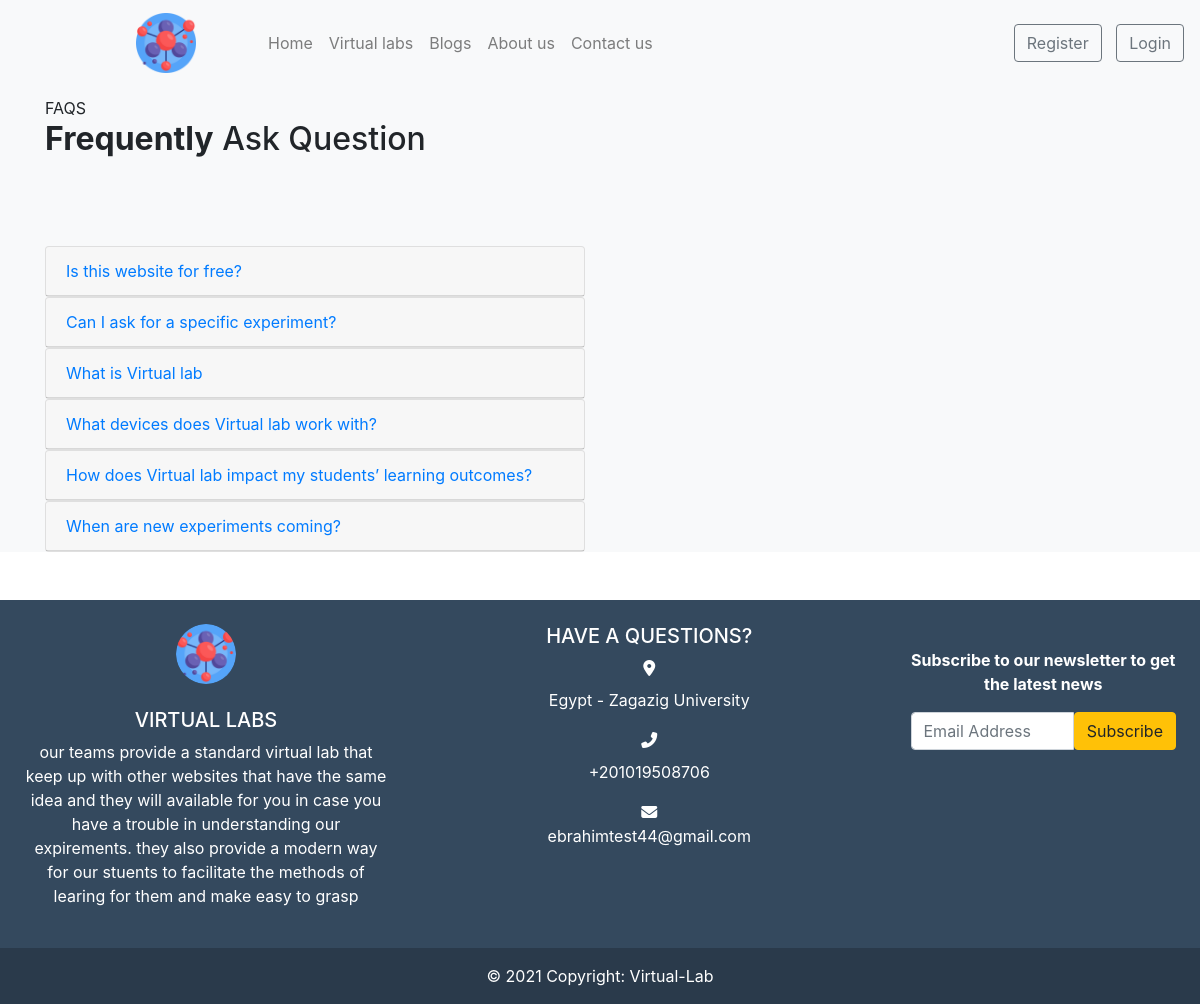
Screenshot of /about/FAQ/ with the database file from the repository.
### settings/models.py (models this page shows, shortened)
class Website(models.Model):
   name = models.CharField(max_length=100)
   description = models.TextField(max_length=1000)
   phone = models.CharField(max_length=20)
   Address = models.CharField(max_length=100)
   email = models.EmailField(max_length=254)
   logo = models.ImageField(upload_to='images/')
   fb_link = models.URLField(max_length=200)
   twitter_link = models.URLField(max_length=200)
   instagram_link = models.URLField(max_length=200)

### about/models.py (models this page shows, shortened)
class FAQ(models.Model):
    title = models.CharField(max_length=200)
    content = models.TextField(max_length=1000)

### about/views.py (the view)
# urls.py: path('FAQ/', FAQ.as_view(), name='FAQ'),
class FAQ(ListView):
    model = FAQ
    def get_context_data(self, **kwargs):
        context = super().get_context_data(**kwargs)
        context["subscriber_form"] = SubscriberForm()
        return context

### settings/forms.py
class SubscriberForm(forms.Form):
    email = forms.EmailField(label='',
                             max_length=100,
                             widget=forms.EmailInput(attrs={'class': 'form-control','placeholder': 'Email Address'}))

### about/templates/about/faq_list.html (shortened to what this page needs)
{% extends "base.html" %}
{% load static %}
{% block body %}
<head>
    <link rel="stylesheet" href="https://cdn.jsdelivr.net/npm/bootstrap@4.6.0/dist/css/bootstrap.min.css"
>
    <link rel="stylesheet" href='{% static "css/style.css" %}'>
</head>
<section class="ftco-section bg-light mt-5">
    <div class="container ">
        <div class="row justify-content-start mb-5 pb-3">
            <div class="col-md-7 heading-section ftco-animate mt-5">
                <span class="subheading">FAQS</span>
                <h2 class="mb-4"><strong>Frequently</strong> Ask Question</h2>
            </div>
        </div>
        <div class="row mb-5">
            <div class="col-md-12 ftco-animate">
                <div id="accordion">
                    <div class="row">
                        <div class="col-md-6">
                            {% for faq in object_list %}
                            <div class="card">
                                <div class="card-header">
                                    <a class="card-link" data-toggle="collapse" href="#menu{{faq.id}}"
                                        aria-expanded="true" aria-controls="menuone">{{faq.title}} </a>
                                </div>
                            </div>
                            {% endfor %}
                        </div>
                    </div>
                </div>
            </div>
        </div>
    </div>
</section>
{% endblock body %}

### templates/base.html (shortened to what this page needs)
{% load static %}
{% url 'contact:contact' as contact %}
{% url 'accounts:profile' as profile %}
<!doctype html>
<html lang="en">
<head>
    <link rel="stylesheet" href="https://cdn.jsdelivr.net/npm/bootstrap@4.6.0/dist/css/bootstrap.min.css"
>
    <link rel="stylesheet" href="{% static 'wowJs/css/libs/animate.css' %}" />
    <link rel="stylesheet" href="https://cdnjs.cloudflare.com/ajax/libs/animate.css/4.1.1/animate.min.css" />
    <link rel="stylesheet" href="{% static 'css/style.css' %}">
</head>
<body>
    <nav class="navbar navbar-expand-lg navbar-light bg-light fixed-top ">
        <a class="navbar-brand margin-left Left" href="#"><img src="{{myfooter.logo.url}}"
                style="width: 60px; height:60px" alt="Taleen"></a>
        <div class="collapse navbar-collapse " id="navbarSupportedContent">
            <ul class="navbar-nav mr-auto ml-5 underline Left control flex-md-shrink-0 " style="margin-trim: 0;">
                <li class="nav-item ">
                    <a class="nav-link " href="/">Home <span class="sr-only">(current)</span></a>
                </li>
                <li class="nav-item ">
                    <a class="nav-link" href="{% url 'labs:lab_list' %}">Virtual labs</a>
                </li>
                <li class="nav-item ">
                    <a class="nav-link " href="{% url 'blog:post_list' %}">Blogs</a>
                </li>
                <li class="nav-item ">
                    <a class="nav-link" href="{% url 'about:about' %}">About us</a>
                </li>
                <li class="nav-item ">
                    <a class="nav-link" href="{% url 'contact:contact' %}">Contact us</a>
                </li>
            </ul>
            {% if request.user.is_authenticated %}
            <li class="nav-item dropdown adjusting dropdown-menu-right dropdown-menu-lg-left"
                style="list-style-type: none; padding-right: 80px;">
                <a class="nav-link dropdown-toggle" style="color: #8da3a5;" href="#" id="navbarDropdown" role="button"
                    data-toggle="dropdown" aria-haspopup="true" aria-expanded="false">
                    <i class="fas fa-user-circle "></i>
                </a>
                <div class="dropdown-menu" style="background-color: #ecf0f1;" aria-labelledby="navbarDropdown">
                    <a class="dropdown-item" href="{% url 'accounts:profile' %}">profile</a>
                    <a class="dropdown-item" href="{% url 'about:FAQ' %}">FAQ</a>
                    <div class="dropdown-divider"></div>
                    <a class="dropdown-item" href="{% url 'logout' %}">log out</a>
                </div>
            </li>
            {% else %}
            <div class="my-2 my-lg-0 ">
                <a href="{% url 'accounts:signup' %}" class="btn btn-outline-secondary my-2 my-sm-0" role="button"
                    aria-pressed="true" target="_blank">Register</a>
                <a href="{% url 'login' %}" class="btn btn-outline-secondary myMoving" role="button" aria-pressed="true"
                    target="_blank">Login</a>
            </div>
            {% endif %}
        </div>
    </nav>
    {% block body %}{% endblock body %}
    <footer class="bg-footer text-white text-center text-lg-start ">
        <div class=" p-4">
            <div class="row">
                <div class="col-lg-4 col-md-12 mb-4 mb-md-0">
                    <img src="{% static 'images/molecule.png' %}" class="rounded-circle" alt="logo"
                        style="width: 60px; height:60px">
                    <br /> <br />
                    <h5 class="text-uppercase text-white">{{myfooter.name}}</h5>
                    <p>
                        {{myfooter.description}}
                    </p>
                </div>
                <div class="col-lg-5 col-md-6 mb-4 mb-md-0">
                    <h5 class="text-white">HAVE A QUESTIONS?</h5>
                    <div class="">
                        <i class="fas fa-map-marker-alt "></i>
                        <div class="media-body">
                            <p>{{myfooter.Address}}</p>
                        </div>
                    </div>
                    <div class="">
                        <i class="fas fa-phone-alt"></i>
                        <div class="media-body">
                            <p>{{myfooter.phone}}</p>
                        </div>
                    </div>
                    <div class="">
                        <i class="fas fa-envelope"></i>
                        <div class="media-body">
                            <p>{{myfooter.email}}</p>
                        </div>
                    </div>
                </div>
                <div class="col-lg-3 col-md-6 mb-4 mb-md-0 mt-0">
                    <br />
                    <p class=""><strong>Subscribe to our newsletter to get the latest news</strong></p>
                    <form id="subscribe_form_id" method="POST" action="{% url 'home:subscribe' %}" novalidate>
                        <div class="input-group ">
                            {{ subscriber_form }}
                            <button class="btn btn-warning" type="submit">Subscribe</button>
                        </div>
                    </form>
                </div>
            </div>
        </div>
        <div class="text-center p-3" style="background-color: rgba(0, 0, 0, 0.2)">
            © 2021 Copyright:
            <a class="text-white" href="/">Virtual-Lab</a>
        </div>
    </footer>
</body>
</html>

### static/css/style.css (style rules this page uses)
img { vertical-align: middle; border: 0px }
.myMoving { margin-left: 10px; }
.margin-left { margin-left: 120px; }
.bg-footer { background-color: #34495e; }
html { scroll-behavior: smooth; }
html, body { overflow-x: hidden; }
body { position: relative; }

### rows the page displays
Website: logo (picture), name "VIRTUAL LABS", description "our teams provide a standard virtual lab that keep up with other websites that have the same idea and they will available for you in case you have a trouble in understanding our expirements. they also provide a modern way for our stuents to facilitate the methods of learing for them and make easy to grasp", Address "Egypt - Zagazig University", phone "+201019508706", email "ebrahimtest44@gmail.com"
FAQ: title "Is this website for free?"
FAQ: title "Can I ask for a specific experiment?"
FAQ: title "What is Virtual lab"
FAQ: title "What devices does Virtual lab work with?"
FAQ: title "How does Virtual lab impact my students’ learning outcomes?"
FAQ: title "When are new experiments coming?"
